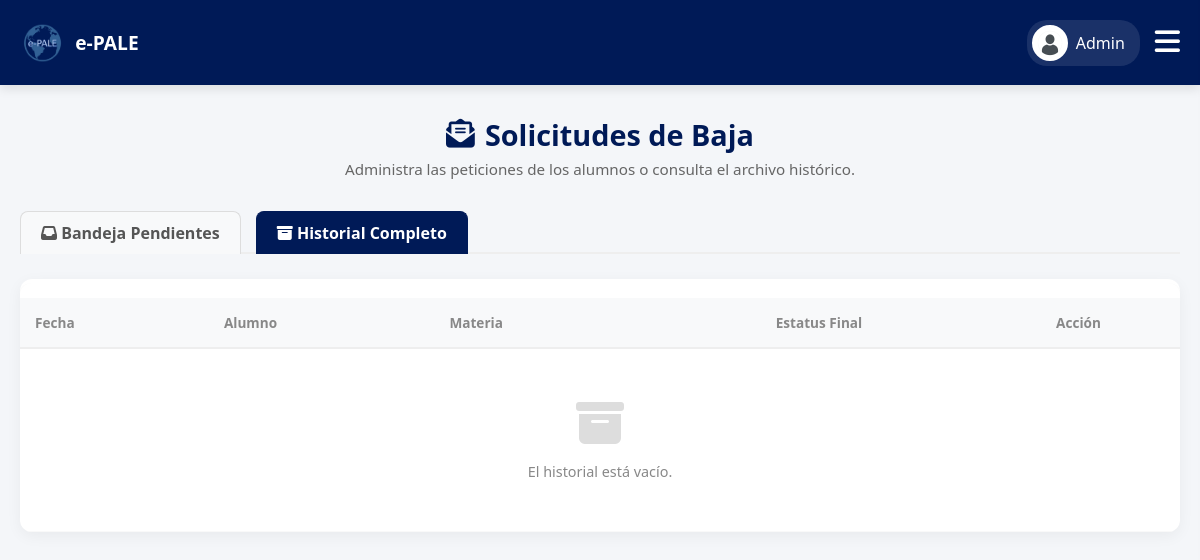
Page /admin/solicitudes.php?vista=historial (signed in) on the earlier database version.
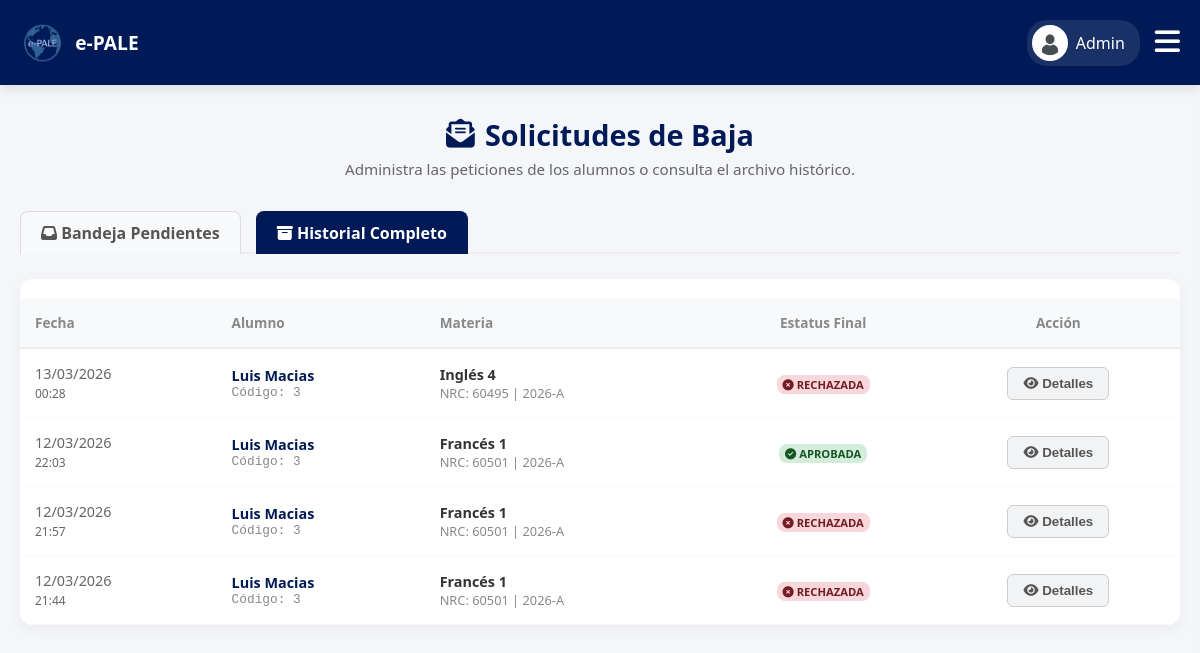
Same page on the later database version.
### tables this page shows
CREATE TABLE IF NOT EXISTS `usuarios` (
  `usuario_id` int NOT NULL AUTO_INCREMENT,
  `codigo` varchar(20) DEFAULT NULL,
  `nombre` varchar(50) NOT NULL,
  `apellido_paterno` varchar(50) NOT NULL,
  `apellido_materno` varchar(50) DEFAULT NULL,
  `correo` varchar(100) NOT NULL,
  `password` varchar(255) DEFAULT NULL,
  `telefono` varchar(20) DEFAULT NULL,
  `rol` enum('ADMIN','PROFESOR','ALUMNO') NOT NULL,
  `estatus` enum('ACTIVO','INACTIVO') DEFAULT 'ACTIVO',
  `foto_perfil` varchar(255) DEFAULT NULL,
  `google_id` varchar(255) DEFAULT NULL,
  `fecha_creacion` timestamp NULL DEFAULT CURRENT_TIMESTAMP,
  PRIMARY KEY (`usuario_id`),
  UNIQUE KEY `correo` (`correo`),
  UNIQUE KEY `codigo` (`codigo`)
);

CREATE TABLE IF NOT EXISTS `solicitudes_bajas` (
  `solicitud_id` int NOT NULL AUTO_INCREMENT,
  `inscripcion_id` int NOT NULL,
  `motivo` varchar(255) NOT NULL,
  `descripcion` text,
  `estatus` enum('PENDIENTE','APROBADA','RECHAZADA','CANCELADA') DEFAULT 'PENDIENTE',
  `respuesta_admin` text,
  `fecha_solicitud` timestamp NULL DEFAULT CURRENT_TIMESTAMP,
  `fecha_respuesta` timestamp NULL DEFAULT NULL,
  PRIMARY KEY (`solicitud_id`),
  KEY `inscripcion_id` (`inscripcion_id`)
);

CREATE TABLE IF NOT EXISTS `materias` (
  `materia_id` int NOT NULL AUTO_INCREMENT,
  `clave` varchar(10) NOT NULL,
  `nombre` varchar(50) NOT NULL,
  `nivel` int NOT NULL,
  PRIMARY KEY (`materia_id`),
  UNIQUE KEY `clave` (`clave`)
);

CREATE TABLE IF NOT EXISTS `grupos` (
  `nrc` int NOT NULL,
  `materia_id` int NOT NULL,
  `profesor_id` int NOT NULL,
  `ciclo_id` int NOT NULL,
  `cupo` int DEFAULT '30',
  `edicion_total` tinyint(1) DEFAULT '0',
  `clave_grupo` varchar(50) DEFAULT NULL,
  `estado` varchar(20) DEFAULT 'ACTIVO',
  PRIMARY KEY (`nrc`),
  KEY `materia_id` (`materia_id`),
  KEY `profesor_id` (`profesor_id`),
  KEY `ciclo_id` (`ciclo_id`)
);

CREATE TABLE IF NOT EXISTS `ciclos` (
  `ciclo_id` int NOT NULL AUTO_INCREMENT,
  `nombre` varchar(10) NOT NULL,
  `activo` tinyint(1) DEFAULT '1',
  PRIMARY KEY (`ciclo_id`)
);

### admin/solicitudes.php (the view, shortened to what this page needs)
<?php
require '../db.php';
$vista = isset($_GET['vista']) ? $_GET['vista'] : 'pendientes';
$filtro_estatus = ($vista === 'historial') ? "sb.estatus != 'PENDIENTE'" : "sb.estatus = 'PENDIENTE'";
$orden = ($vista === 'historial') ? "sb.fecha_solicitud DESC" : "sb.fecha_solicitud ASC";
$sql = "SELECT sb.*, u.nombre, u.apellido_paterno, u.codigo,
               m.nombre AS materia, m.nivel, c.nombre AS ciclo, g.nrc
        FROM solicitudes_bajas sb
        JOIN inscripciones i ON sb.inscripcion_id = i.inscripcion_id
        JOIN alumnos a ON i.alumno_id = a.alumno_id
        JOIN usuarios u ON a.usuario_id = u.usuario_id
        JOIN grupos g ON i.nrc = g.nrc
        JOIN materias m ON g.materia_id = m.materia_id
        JOIN ciclos c ON g.ciclo_id = c.ciclo_id
        WHERE $filtro_estatus
        ORDER BY $orden";
$solicitudes = $pdo->query($sql)->fetchAll(PDO::FETCH_ASSOC);
?>
<!DOCTYPE html>
<html lang="es">
<head>
    <link rel="stylesheet" href="../css/estudiante.css?v=<?php echo time(); ?>">
    <link rel="stylesheet" href="../css/admin.css?v=<?php echo time(); ?>">
    <link rel="stylesheet" href="https://cdnjs.cloudflare.com/ajax/libs/font-awesome/6.4.0/css/all.min.css">
</head>
<body>
    <?php include 'menu_admin.php'; ?>
    <main class="main-content">
        <div class="page-title-center" style="margin-bottom: 20px;">
            <h1><i class="fas fa-envelope-open-text"></i> Solicitudes de Baja</h1>
            <p>Administra las peticiones de los alumnos o consulta el archivo histórico.</p>
        </div>
        <div class="tabs-container">
            <a href="?vista=pendientes" class="btn-tab <?php echo $vista == 'pendientes' ? 'active' : ''; ?>">
                <i class="fas fa-inbox"></i> Bandeja Pendientes
            </a>
            <a href="?vista=historial" class="btn-tab <?php echo $vista == 'historial' ? 'active' : ''; ?>">
                <i class="fas fa-archive"></i> Historial Completo
            </a>
        </div>
        <div class="card" style="padding: 0; overflow: hidden;">
            <div class="table-wrapper" style="overflow-x:auto;">
                <table class="history-table" style="width: 100%; border-collapse: collapse;">
                    <thead>
                        <tr>
                            <th style="padding: 15px; text-align: left; background-color: #f8f9fa; border-bottom: 2px solid #eee;">Fecha</th>
                            <th style="padding: 15px; text-align: left; background-color: #f8f9fa; border-bottom: 2px solid #eee;">Alumno</th>
                            <th style="padding: 15px; text-align: left; background-color: #f8f9fa; border-bottom: 2px solid #eee;">Materia</th>
                            <th style="padding: 15px; text-align: center; background-color: #f8f9fa; border-bottom: 2px solid #eee;">
                                <?php echo ($vista == 'pendientes') ? 'Motivo' : 'Estatus Final'; ?>
                            </th>
                            <th style="padding: 15px; text-align: center; background-color: #f8f9fa; border-bottom: 2px solid #eee;">Acción</th>
                        </tr>
                    </thead>
                    <tbody>
                        <?php if (count($solicitudes) > 0): ?>
                            <?php foreach ($solicitudes as $s): ?>
                                <tr style="border-bottom: 1px solid #eee;">
                                    <td style="padding: 15px; color: #666; font-size: 0.9rem;">
                                        <?php echo date('d/m/Y', strtotime($s['fecha_solicitud'])); ?><br>
                                        <small><?php echo date('H:i', strtotime($s['fecha_solicitud'])); ?></small>
                                    </td>
                                    <td style="padding: 15px;">
                                        <div style="font-weight: bold; color: var(--udg-blue);"><?php echo htmlspecialchars($s['nombre'] . ' ' . $s['apellido_paterno']); ?></div>
                                        <div style="font-size: 0.8rem; color: #888; font-family: monospace;">Código: <?php echo htmlspecialchars($s['codigo']); ?></div>
                                    </td>
                                    <td style="padding: 15px;">
                                        <div style="font-weight: bold; color: #333;"><?php echo htmlspecialchars($s['materia'] . ' ' . $s['nivel']); ?></div>
                                        <div style="font-size: 0.8rem; color: #888;">NRC: <?php echo htmlspecialchars($s['nrc']); ?> | <?php echo htmlspecialchars($s['ciclo']); ?></div>
                                    </td>
                                    <td style="padding: 15px; text-align: center;">
                                        <?php if($vista == 'pendientes'): ?>
                                            <span style="background: #fff3cd; color: #856404; padding: 4px 10px; border-radius: 12px; font-size: 0.8rem; font-weight: bold;"><?php echo htmlspecialchars($s['motivo']); ?></span>
                                        <?php else: ?>
                                            <?php
                                                if($s['estatus'] == 'APROBADA') echo '<span class="tag-aprobada"><i class="fas fa-check-circle"></i> Aprobada</span>';
                                                elseif($s['estatus'] == 'RECHAZADA') echo '<span class="tag-rechazada"><i class="fas fa-times-circle"></i> Rechazada</span>';
                                                elseif($s['estatus'] == 'CANCELADA') echo '<span class="tag-cancelada"><i class="fas fa-ban"></i> Cancelada</span>';
                                            ?>
                                        <?php endif; ?>
                                    </td>
                                    <td style="padding: 15px; text-align: center;">
                                        <?php if($vista == 'pendientes'): ?>
                                            <button onclick="abrirReview(<?php echo htmlspecialchars(json_encode($s), ENT_QUOTES, 'UTF-8'); ?>)" style="background: var(--udg-blue); color: white; border: none; padding: 8px 15px; border-radius: 6px; cursor: pointer; font-weight: bold;">
                                                <i class="fas fa-edit"></i> Evaluar
                                            </button>
                                        <?php else: ?>
                                            <button onclick="abrirReview(<?php echo htmlspecialchars(json_encode($s), ENT_QUOTES, 'UTF-8'); ?>)" style="background: #f1f3f5; color: #555; border: 1px solid #ccc; padding: 8px 15px; border-radius: 6px; cursor: pointer; font-weight: bold;">
                                                <i class="fas fa-eye"></i> Detalles
                                            </button>
                                        <?php endif; ?>
                                    </td>
                                </tr>
                            <?php endforeach; ?>
                        <?php else: ?>
                            <tr>
                                <td colspan="5" style="text-align: center; padding: 50px 20px; color: #888;">
                                    <?php if($vista == 'pendientes'): ?>
                                        <i class="fas fa-check-double" style="font-size: 3rem; color: #ddd; margin-bottom: 15px; display: block;"></i>
                                        No hay solicitudes de baja pendientes.
                                    <?php else: ?>
                                        <i class="fas fa-archive" style="font-size: 3rem; color: #ddd; margin-bottom: 15px; display: block;"></i>
                                        El historial está vacío.
                                    <?php endif; ?>
                                </td>
                            </tr>
                        <?php endif; ?>
                    </tbody>
                </table>
            </div>
        </div>
    </main>
</body>
</html>

### admin/menu_admin.php (shortened to what this page needs)
<?php
$stmt_foto_menu = $pdo->prepare("SELECT foto_perfil, nombre FROM usuarios WHERE usuario_id = ?");
$stmt_foto_menu->execute([$_SESSION['user_id']]);
$admin_menu = $stmt_foto_menu->fetch(PDO::FETCH_ASSOC);
$foto_menu = "../img/avatar-default.png";
?>
<header class="main-header" style="display: flex; justify-content: space-between; align-items: center; padding: 10px 20px; height: 65px;">
    <div class="logo-container" style="display: flex; align-items: center; width: auto; margin: 0;">
        <a href="usuarios.php" style="display: flex; align-items: center; gap: 10px; text-decoration: none; color: white;">
            <img src="../img/logo-pale.png" alt="E-PALE" class="logo-img">
            <span style="font-size: 1.2rem; font-weight: bold;">e-PALE</span>
        </a>
    </div>
    <div style="display: flex; align-items: center; gap: 15px;">
        <a href="perfil.php" style="text-decoration: none; color: white; display: flex; align-items: center; gap: 8px; background: rgba(255,255,255,0.1); padding: 5px 15px 5px 5px; border-radius: 20px;">
            <img src="<?php echo $foto_menu; ?>" style="width: 32px; height: 32px; border-radius: 50%; object-fit: cover; border: 2px solid white; background:white;">
            <span class="profile-name" style="font-weight: 500;"><?php echo strtok($admin_menu['nombre'], " "); ?></span>
        </a>
        <button onclick="toggleMobileMenu()" style="background: transparent; border: none; color: white; font-size: 1.8rem; cursor: pointer; padding: 0;">
            <i class="fas fa-bars"></i>
        </button>
    </div>
</header>

### css/estudiante.css (style rules this page uses)
:root { --udg-blue: #001a57; --udg-light: #002677; --bg-gray: #f4f6f9; --white: #ffffff; --text-dark: #333; --text-muted: #666; --success: #28a745; --warning: #ffc107; }
body { font-family: 'Segoe UI', Tahoma, Geneva, Verdana, sans-serif; background-color: var(--bg-gray); margin: 0; min-height: 100vh; display: flex; flex-direction: column; overflow-x: hidden; }
.main-header { background-color: var(--udg-blue); color: var(--white); padding: 0 2rem; height: 70px; display: flex !important; flex-direction: row !important; flex-wrap: nowrap !important; justify-content: space-between !important; align-items: center !important; box-shadow: 0 4px 10px rgba(0,0,0,0.1); position: sticky; top: 0; z-index: 100; }
.logo-container { display: flex !important; flex-direction: row !important; align-items: center !important; gap: 10px; font-weight: 700; font-size: 1.3rem; margin: 0 !important; width: auto !important; }
.logo-img { height: 40px; width: auto; }
.main-content { flex: 1; padding: 30px 20px; max-width: 1200px; margin: 0 auto; width: 100%; box-sizing: border-box; }
.page-title-center { text-align: center; color: var(--udg-blue); margin-bottom: 30px; }
.page-title-center h1 { margin: 0; font-size: 1.8rem; display: flex; align-items: center; justify-content: center; gap: 10px; }
.page-title-center p { margin: 5px 0 0; color: var(--text-muted); font-size: 0.95rem; }
.card { background-color: var(--white); padding: 25px; border-radius: 12px; box-shadow: 0 4px 15px rgba(0,0,0,0.05); transition: transform 0.2s; border-top: 4px solid transparent; }
.history-table { width: 100%; border-collapse: collapse; margin-top: 15px; }
.history-table th { text-align: left; color: #888; font-size: 0.85rem; padding: 10px; border-bottom: 1px solid #eee; }
.history-table td { padding: 12px 10px; border-bottom: 1px solid #f9f9f9; font-size: 0.9rem; }
.tag-aprobada { background: #d4edda; color: #155724; padding: 2px 6px; border-radius: 8px; font-size: 0.7rem; font-weight: bold; text-transform: uppercase; }
.tag-rechazada { background: #f8d7da; color: #721c24; padding: 2px 6px; border-radius: 8px; font-size: 0.7rem; font-weight: bold; text-transform: uppercase; }

### css/admin.css (style rules this page uses)
.table-wrapper { background: var(--white); border-radius: 12px; overflow: hidden; box-shadow: 0 2px 10px rgba(0,0,0,0.05); }
.tabs-container { display: flex; gap: 15px; margin-bottom: 25px; border-bottom: 2px solid #eee; padding-bottom: 10px; }
.btn-tab { padding: 10px 20px; text-decoration: none; color: #555; border-radius: 8px 8px 0 0; font-weight: bold; background: #f8f9fa; border: 1px solid #ddd; border-bottom: none; transition: 0.2s; position: relative; top: 12px; }
.btn-tab.active { background: var(--udg-blue); color: white; border-color: var(--udg-blue); }

Differences in the rows shown:
added solicitudes_bajas: fecha_solicitud "13/03/2026", fecha_solicitud "00:28", usuarios.nombre+apellido_paterno "Luis Macias", usuarios.codigo "3", materias.nombre+nivel "Inglés 4", grupos.nrc "60495", ciclos.nombre "2026-A", estatus "RECHAZADA" (drawn)
added solicitudes_bajas: fecha_solicitud "12/03/2026", fecha_solicitud "22:03", usuarios.nombre+apellido_paterno "Luis Macias", usuarios.codigo "3", materias.nombre+nivel "Francés 1", grupos.nrc "60501", ciclos.nombre "2026-A", estatus "APROBADA" (drawn)
added solicitudes_bajas: fecha_solicitud "12/03/2026", fecha_solicitud "21:57", usuarios.nombre+apellido_paterno "Luis Macias", usuarios.codigo "3", materias.nombre+nivel "Francés 1", grupos.nrc "60501", ciclos.nombre "2026-A", estatus "RECHAZADA" (drawn)
added solicitudes_bajas: fecha_solicitud "12/03/2026", fecha_solicitud "21:44", usuarios.nombre+apellido_paterno "Luis Macias", usuarios.codigo "3", materias.nombre+nivel "Francés 1", grupos.nrc "60501", ciclos.nombre "2026-A", estatus "RECHAZADA" (drawn)
Other differences:
text no longer shown: "El historial está vacío."
